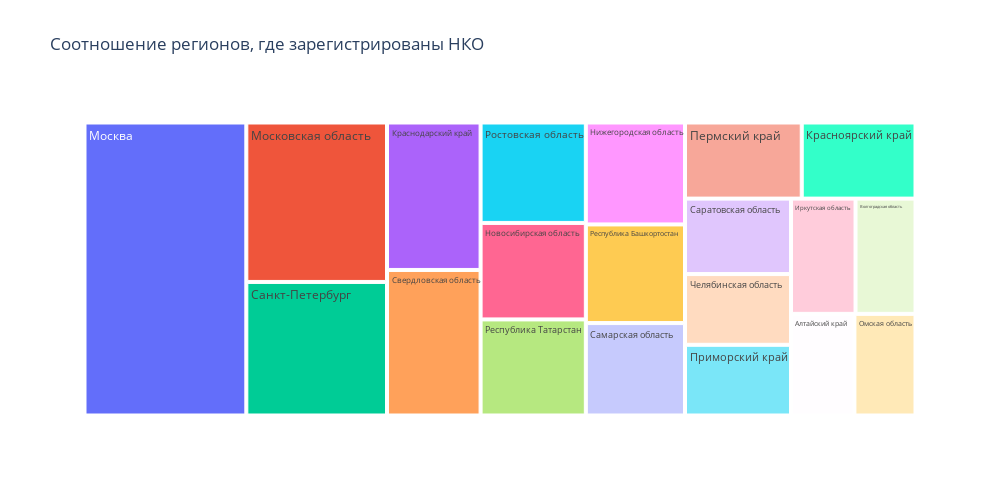

The notebook cell saved with this chart:
### Markdown cell above
Из графика коробчатой диаграммы видим, что возраст НКО, получивших гос.поддержку смещен к 15 годам.

### Code cell
data_tmp = data['regionName'].value_counts(normalize=True).sort_values(ascending=False).head(20).reset_index(name='frac')
#display(data_tmp)
#строим график
fig = px.treemap(
    data_frame=data_tmp, 
    path=['index'], #категориальный признак, для которого строится график 
    values='frac', #параметр, который сравнивается
    height=500, #высота
    width=1000, #ширина
    title='Соотношение регионов, где зарегистрированы НКО' #заголовок
)
#отображаем график
fig.show()

### Figure 1 — Plotly figure (JSON) as saved in the notebook; plotly's stock layout.template omitted (floating-point values rounded to 4 significant figures)
{"data": [{"branchvalues": "total", "domain": {"x": [0, 1], "y": [0, 1]}, "hovertemplate": "labels=%{label}<br>frac=%{value}<br>parent=%{parent}<br>id=%{id}<extra></extra>", "ids": ["Алтайский край", "Волгоградская область", "Иркутская область", "Краснодарский край", "Красноярский край", "Москва", "Московская область", "Нижегородская область", "Новосибирская область", "Омская область", "Пермский край", "Приморский край", "Республика Башкортостан", "Республика Татарстан", "Ростовская область", "Самарская область", "Санкт-Петербург", "Саратовская область", "Свердловская область", "Челябинская область"], "labels": ["Алтайский край", "Волгоградская область", "Иркутская область", "Краснодарский край", "Красноярский край", "Москва", "Московская область", "Нижегородская область", "Новосибирская область", "Омская область", "Пермский край", "Приморский край", "Республика Башкортостан", "Республика Татарстан", "Ростовская область", "Самарская область", "Санкт-Петербург", "Саратовская область", "Свердловская область", "Челябинская область"], "name": "", "parents": ["", "", "", "", "", "", "", "", "", "", "", "", "", "", "", "", "", "", "", ""], "type": "treemap", "values": [0.01459, 0.01565, 0.01684, 0.03124, 0.0196, 0.1073, 0.05077, 0.02288, 0.02298, 0.01405, 0.02011, 0.01696, 0.02214, 0.02289, 0.02393, 0.02075, 0.04252, 0.0181, 0.03083, 0.01697]}], "layout": {"height": 500, "legend": {"tracegroupgap": 0}, "title": {"text": "Соотношение регионов, где зарегистрированы НКО"}, "width": 1000}}
